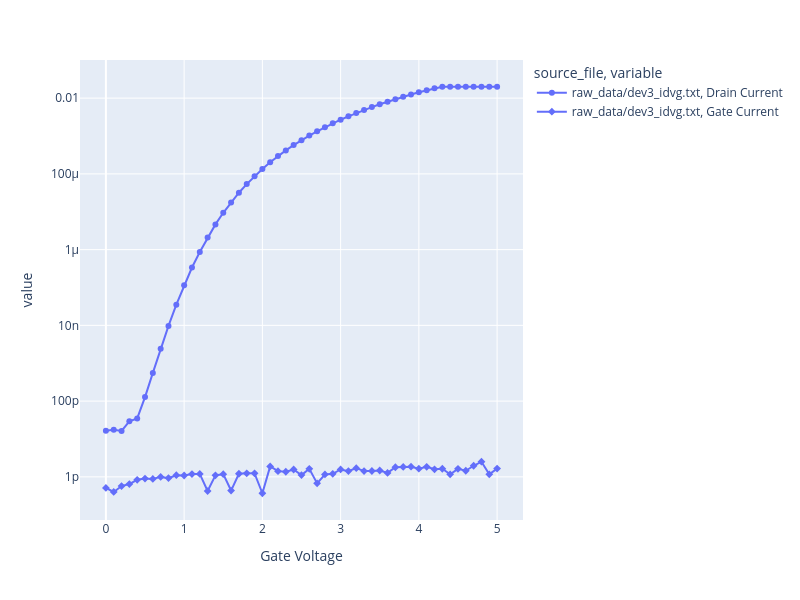

Notebook source saved alongside this figure:
### Markdown cell above
## ID-VG Data

### Code cell
# Get ID-VG data and plot Drain Current and Gate Current vs. Gate Voltage on the same graph, with separate lines for each source file.
idvg_df = df[df["source_file"].str.contains("_idvg", case=False, na=False)]

if idvg_df.empty:
    print("No ID-VG data found in the DataFrame.")
else:
    fig_idvg = px.line(
        idvg_df,
        x="Gate Voltage",
        y=["Drain Current", "Gate Current"],
        color="source_file",
        markers=True,
        symbol="variable",
    )

    fig_idvg.update_layout(
        width=800,
        height=600,
        yaxis_type="log",  # Logarithmic scale for current to better visualize low currents
    )
    fig_idvg.show()

### Figure 1 — Plotly figure (JSON) as saved in the notebook; plotly's stock layout.template omitted (floating-point values rounded to 4 significant figures)
{"data": [{"hovertemplate": "source_file=raw_data/dev3_idvg.txt<br>variable=Drain Current<br>Gate Voltage=%{x}<br>value=%{y}<extra></extra>", "legendgroup": "raw_data/dev3_idvg.txt, Drain Current", "line": {"color": "#636efa", "dash": "solid"}, "marker": {"symbol": "circle"}, "mode": "lines+markers", "name": "raw_data/dev3_idvg.txt, Drain Current", "orientation": "v", "showlegend": true, "type": "scatter", "x": [-6.676e-07, 0.1, 0.2, 0.3, 0.4, 0.5, 0.6, 0.7, 0.8, 0.9, 1.0, 1.1, 1.2, 1.3, 1.4, 1.5, 1.6, 1.7, 1.8, 1.9, 2.0, 2.099, 2.199, 2.299, 2.4, 2.5, 2.6, 2.7, 2.799, 2.899, 3.0, 3.1, 3.2, 3.3, 3.4, 3.5, 3.6, 3.7, 3.8, 3.9, 4.0, 4.1, 4.2, 4.3, 4.4, 4.5, 4.6, 4.7, 4.8, 4.9, 5.0], "xaxis": "x", "y": [1.652e-11, 1.756e-11, 1.636e-11, 2.916e-11, 3.492e-11, 1.275e-10, 5.558e-10, 2.408e-09, 9.693e-09, 3.525e-08, 1.15e-07, 3.365e-07, 8.683e-07, 2.083e-06, 4.637e-06, 9.38e-06, 1.768e-05, 3.176e-05, 5.379e-05, 8.694e-05, 0.0001345, 0.0002027, 0.0002946, 0.0004165, 0.0005752, 0.0007765, 0.001028, 0.001335, 0.001712, 0.002161, 0.002694, 0.003315, 0.004037, 0.004864, 0.005807, 0.006877, 0.008074, 0.009407, 0.01088, 0.01251, 0.01429, 0.01623, 0.01832, 0.02, 0.02, 0.02, 0.02, 0.02, 0.02, 0.02, 0.02], "yaxis": "y"}, {"hovertemplate": "source_file=raw_data/dev3_idvg.txt<br>variable=Gate Current<br>Gate Voltage=%{x}<br>value=%{y}<extra></extra>", "legendgroup": "raw_data/dev3_idvg.txt, Gate Current", "line": {"color": "#636efa", "dash": "solid"}, "marker": {"symbol": "diamond"}, "mode": "lines+markers", "name": "raw_data/dev3_idvg.txt, Gate Current", "orientation": "v", "showlegend": true, "type": "scatter", "x": [-6.676e-07, 0.1, 0.2, 0.3, 0.4, 0.5, 0.6, 0.7, 0.8, 0.9, 1.0, 1.1, 1.2, 1.3, 1.4, 1.5, 1.6, 1.7, 1.8, 1.9, 2.0, 2.099, 2.199, 2.299, 2.4, 2.5, 2.6, 2.7, 2.799, 2.899, 3.0, 3.1, 3.2, 3.3, 3.4, 3.5, 3.6, 3.7, 3.8, 3.9, 4.0, 4.1, 4.2, 4.3, 4.4, 4.5, 4.6, 4.7, 4.8, 4.9, 5.0], "xaxis": "x", "y": [5.097e-13, 3.99e-13, 5.711e-13, 6.445e-13, 8.35e-13, 8.988e-13, 8.804e-13, 9.972e-13, 9.256e-13, 1.104e-12, 1.087e-12, 1.186e-12, 1.194e-12, 4.218e-13, 1.094e-12, 1.176e-12, 4.347e-13, 1.207e-12, 1.241e-12, 1.235e-12, 3.688e-13, 1.887e-12, 1.414e-12, 1.362e-12, 1.564e-12, 1.11e-12, 1.63e-12, 6.733e-13, 1.155e-12, 1.203e-12, 1.566e-12, 1.417e-12, 1.698e-12, 1.421e-12, 1.427e-12, 1.471e-12, 1.27e-12, 1.792e-12, 1.832e-12, 1.853e-12, 1.643e-12, 1.837e-12, 1.581e-12, 1.634e-12, 1.168e-12, 1.624e-12, 1.449e-12, 1.961e-12, 2.511e-12, 1.165e-12, 1.654e-12], "yaxis": "y"}], "layout": {"height": 600, "legend": {"title": {"text": "source_file, variable"}, "tracegroupgap": 0}, "margin": {"t": 60}, "width": 800, "xaxis": {"anchor": "y", "domain": [0, 1], "title": {"text": "Gate Voltage"}}, "yaxis": {"anchor": "x", "domain": [0, 1], "title": {"text": "value"}, "type": "log"}}}
